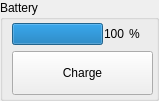
<?xml version="1.0" encoding="UTF-8"?>
<ui version="4.0">
 <class>batteryStatus</class>
 <widget class="QWidget" name="batteryStatus">
  <property name="geometry">
   <rect>
    <x>0</x>
    <y>0</y>
    <width>159</width>
    <height>100</height>
   </rect>
  </property>
  <property name="sizePolicy">
   <sizepolicy hsizetype="Minimum" vsizetype="Minimum">
    <horstretch>0</horstretch>
    <verstretch>0</verstretch>
   </sizepolicy>
  </property>
  <property name="windowTitle">
   <string>Form</string>
  </property>
  <layout class="QVBoxLayout" name="BatteryLayout">
   <property name="spacing">
    <number>1</number>
   </property>
   <property name="margin">
    <number>0</number>
   </property>
   <item>
    <widget class="QGroupBox" name="batteryLevel">
     <property name="sizePolicy">
      <sizepolicy hsizetype="Minimum" vsizetype="Preferred">
       <horstretch>0</horstretch>
       <verstretch>0</verstretch>
      </sizepolicy>
     </property>
     <property name="mouseTracking">
      <bool>true</bool>
     </property>
     <property name="inputMethodHints">
      <set>Qt::ImhNone</set>
     </property>
     <property name="title">
      <string>Battery</string>
     </property>
     <property name="flat">
      <bool>false</bool>
     </property>
     <property name="checkable">
      <bool>false</bool>
     </property>
     <layout class="QVBoxLayout" name="batteryBoxLayout">
      <property name="topMargin">
       <number>3</number>
      </property>
      <property name="rightMargin">
       <number>3</number>
      </property>
      <property name="bottomMargin">
       <number>3</number>
      </property>
      <item>
       <layout class="QHBoxLayout" name="batteryBoxLevel">
        <property name="spacing">
         <number>1</number>
        </property>
        <item>
         <widget class="CProgressBar" name="battery">
          <property name="sizePolicy">
           <sizepolicy hsizetype="Minimum" vsizetype="Fixed">
            <horstretch>0</horstretch>
            <verstretch>0</verstretch>
           </sizepolicy>
          </property>
          <property name="value">
           <number>100</number>
          </property>
          <property name="alignment">
           <set>Qt::AlignCenter</set>
          </property>
          <property name="textVisible">
           <bool>false</bool>
          </property>
          <property name="invertedAppearance">
           <bool>false</bool>
          </property>
         </widget>
        </item>
        <item>
         <widget class="QLabel" name="value">
          <property name="text">
           <string>100</string>
          </property>
         </widget>
        </item>
        <item>
         <widget class="QLabel" name="p">
          <property name="text">
           <string>%</string>
          </property>
         </widget>
        </item>
       </layout>
      </item>
      <item>
       <widget class="HButton" name="charge">
        <property name="minimumSize">
         <size>
          <width>0</width>
          <height>44</height>
         </size>
        </property>
        <property name="text">
         <string>Charge</string>
        </property>
       </widget>
      </item>
     </layout>
    </widget>
   </item>
  </layout>
 </widget>
 <customwidgets>
  <customwidget>
   <class>HButton</class>
   <extends>QPushButton</extends>
   <header>HoverButtons</header>
  </customwidget>
  <customwidget>
   <class>CProgressBar</class>
   <extends>QProgressBar</extends>
   <header>ColorProgressBar</header>
  </customwidget>
 </customwidgets>
 <resources/>
 <connections>
  <connection>
   <sender>charge</sender>
   <signal>clicked()</signal>
   <receiver>battery</receiver>
   <slot>reset()</slot>
   <hints>
    <hint type="sourcelabel">
     <x>112</x>
     <y>128</y>
    </hint>
    <hint type="destinationlabel">
     <x>116</x>
     <y>62</y>
    </hint>
   </hints>
  </connection>
  <connection>
   <sender>battery</sender>
   <signal>valueChanged(int)</signal>
   <receiver>value</receiver>
   <slot>setNum(int)</slot>
   <hints>
    <hint type="sourcelabel">
     <x>149</x>
     <y>62</y>
    </hint>
    <hint type="destinationlabel">
     <x>174</x>
     <y>34</y>
    </hint>
   </hints>
  </connection>
 </connections>
</ui>
